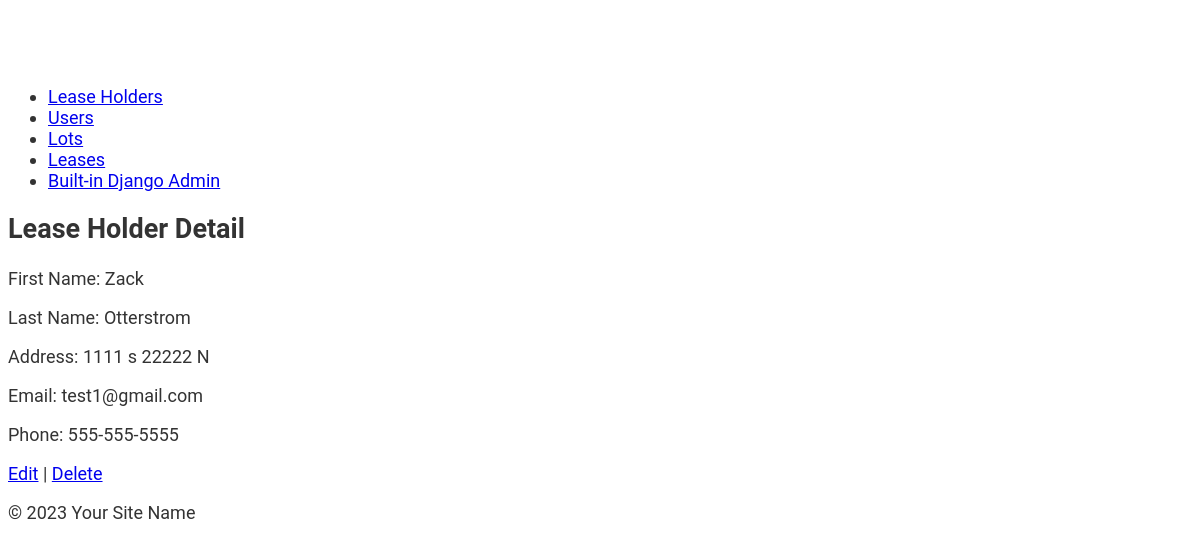
The app's page /api/lease_holders/1/ with its own data.
### lots/models.py (models this page shows, shortened)
class LeaseHolder(models.Model):
    lease_holder_first_name = models.CharField(max_length=200, help_text="First name of the lease holder")
    lease_holder_last_name = models.CharField(max_length=200, help_text="Last name of the lease holder")
    lease_holder_address = models.CharField(max_length=200, help_text="Address of the lease holder")
    email = models.CharField(max_length=200, help_text="Email address of the lease holder")
    phone = models.CharField(max_length=200, help_text="Phone number of the lease holder")

### lots/views.py (the view)
# urls.py: path('lease_holders/<int:lease_holder_id>/', lease_holder_detail, name='lease_holder_detail'),
def lease_holder_detail(request, lease_holder_id):
    lease_holder = get_object_or_404(LeaseHolder, id=lease_holder_id)
    return render(request, 'lots/lease_holder_detail.html', {'lease_holder': lease_holder})

### lots/templates/lots/lease_holder_detail.html
{% extends 'lots/base.html' %}
{% block content %}
<h2>Lease Holder Detail</h2>
<p>First Name: {{ lease_holder.lease_holder_first_name }}</p>
<p>Last Name: {{ lease_holder.lease_holder_last_name }}</p>
<p>Address: {{ lease_holder.lease_holder_address }}</p>
<p>Email: {{ lease_holder.email }}</p>
<p>Phone: {{ lease_holder.phone }}</p>
<p>
    <a href="{% url 'edit_lease_holder' lease_holder.id %}">Edit</a> |
    <a href="{% url 'delete_lease_holder' lease_holder.id %}">Delete</a>
</p>
{% endblock %}

### lots/static/lots/style.css (style rules this page uses)
body { font-family: 'Roboto', sans-serif; font-size: 18px; color: #333; padding-top: 60px; }
h1, h2, h3, h4, h5, h6 { font-weight: 700; }

### records on screen
LeaseHolder: lease_holder_first_name "Zack", lease_holder_last_name "Otterstrom", lease_holder_address "1111 s 22222 N", email "test1@gmail.com", phone "555-555-5555"
